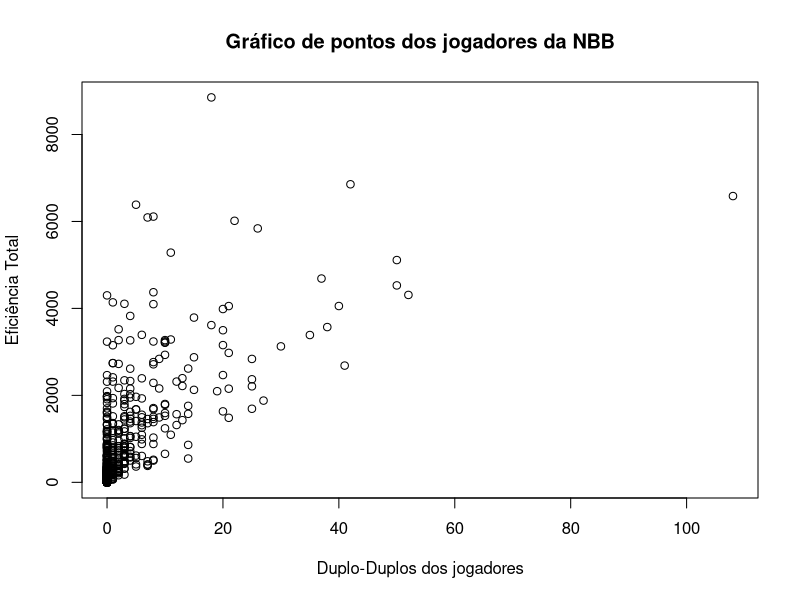
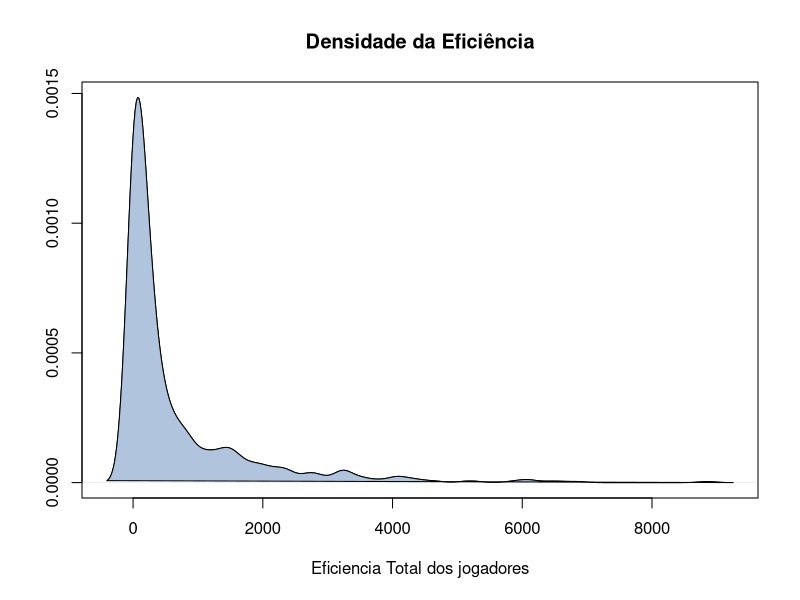
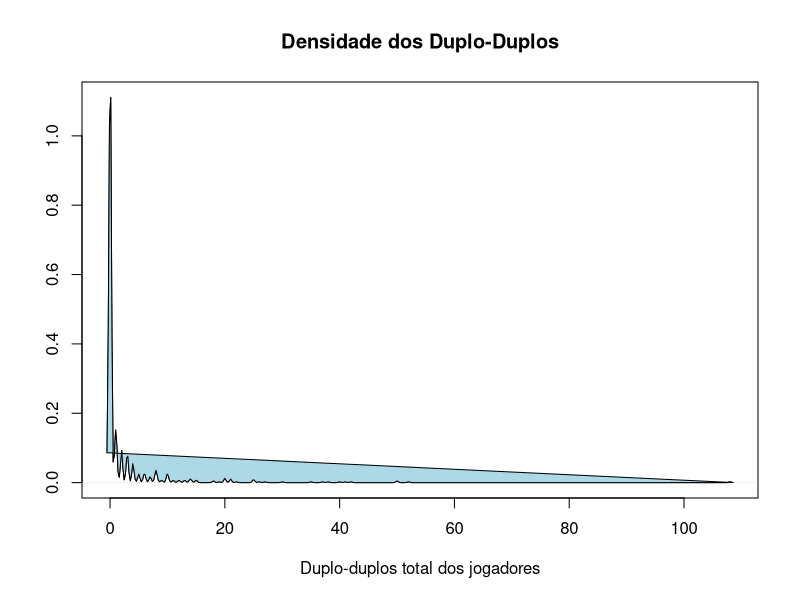
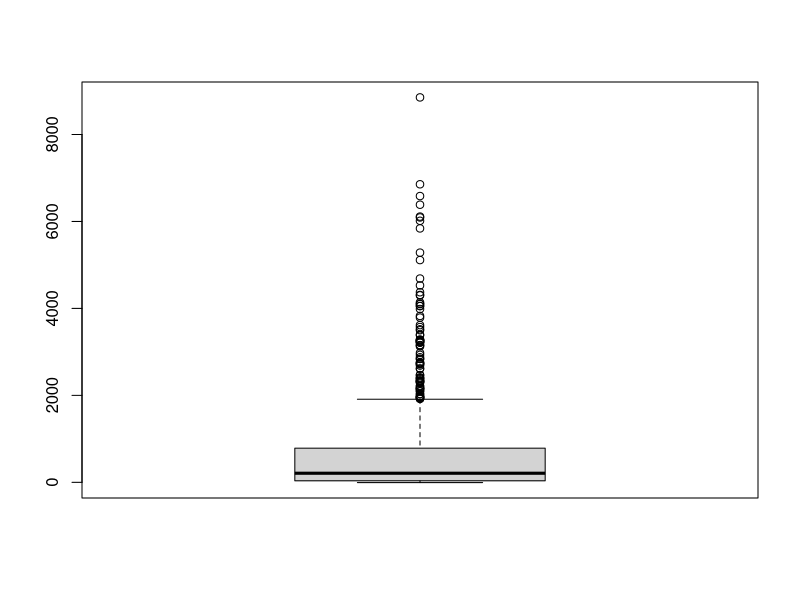

Recreate these plots in R, in order.
library(readr)
library(dplyr)

dados <- read.csv("Base_NBB.csv")

dados_2pts_ef <- dados[,c("Jogador","DD_TOTAL","EF_TOTAL")]

dados_2pts_ef_agrupado <- dados_2pts_ef %>%
  group_by(Jogador) %>%
  summarise(DD_TOTAL = sum(DD_TOTAL, na.rm = TRUE),
            EF_TOTAL = sum(EF_TOTAL, na.rm = TRUE))

summary(dados_2pts_ef_agrupado$DD_TOTAL)
summary(dados_2pts_ef_agrupado$EF_TOTAL)
var(dados_2pts_ef_agrupado$DD_TOTAL)
var(dados_2pts_ef_agrupado$EF_TOTAL)

plot(dados_2pts_ef_agrupado$DD_TOTAL,dados_2pts_ef_agrupado$EF_TOTAL, type = "p",
     xlab = "Duplo-Duplos dos jogadores",
     ylab = "Eficiência Total",
     main = "Gráfico de pontos dos jogadores da NBB")

plot(i <- density(dados_2pts_ef_agrupado$EF_TOTAL),
     xlab = "Eficiencia Total dos jogadores",
     ylab = "",main = "Densidade da Eficiência") #probabilidade
polygon(i, col = "#B0C4DE")



plot(j <- density(dados_2pts_ef_agrupado$DD_TOTAL),
                  xlab = "Duplo-duplos total dos jogadores",
                  ylab = "",main = "Densidade dos Duplo-Duplos") #probabilidade
polygon(j, col = "#ADD8E6")

boxplot(dados_2pts_ef_agrupado$EF_TOTAL)
cor(dados_2pts_ef_agrupado$DD_TOTAL,dados_2pts_ef_agrupado$EF_TOTAL)

#EXPLICAR SOBRE EFICIENCIA E ESTATISTICA DE BASQUETE
#Com esse summary podemos observar como a grande maioria dos jogadores
#não realiza duplo duplos, como observados no grafico de pontos
#porém observamos que ainda sim a media ainda se mantem positiva
#Observamos uma enorme presença de outliers pelo boxplot de eficiencia,
#diversos outros fatores influenciam isso, jogadores que ficam pouco tempo
#e produzem muito tendem a ficar com estatisticas buffadas geralmente sexto homem
#observamos que a var de DD_total é bem pequena em comparação a EF total
#isso nos indica que mesmo a presença de poucos duploduplos ja inflam bastante
#a eficiencia dos jogadores, mas também conseguimos ver que consequentemente tem
#uma baixa quantidade de jogadores com duplo-duplos na temporada

